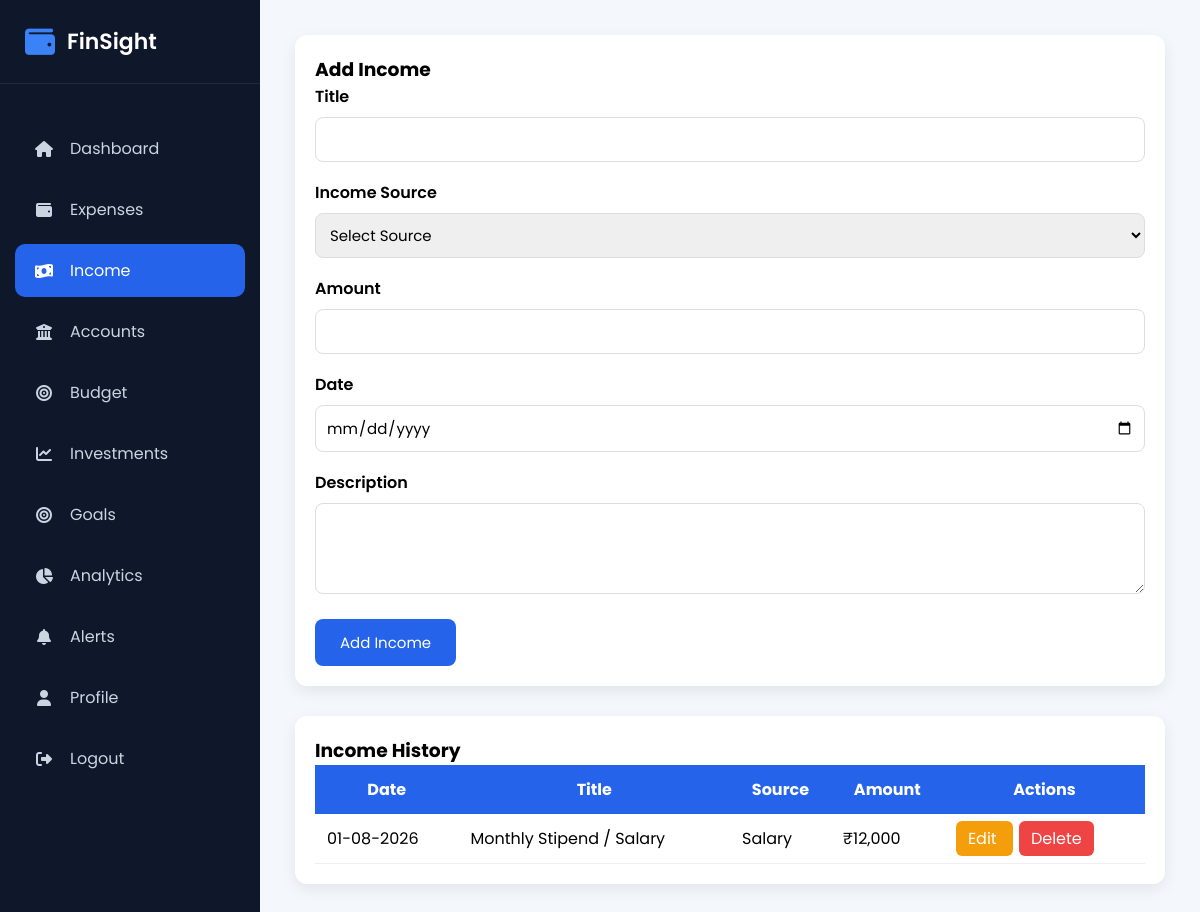
/income (signed in), run on an earlier commit of the app's database.
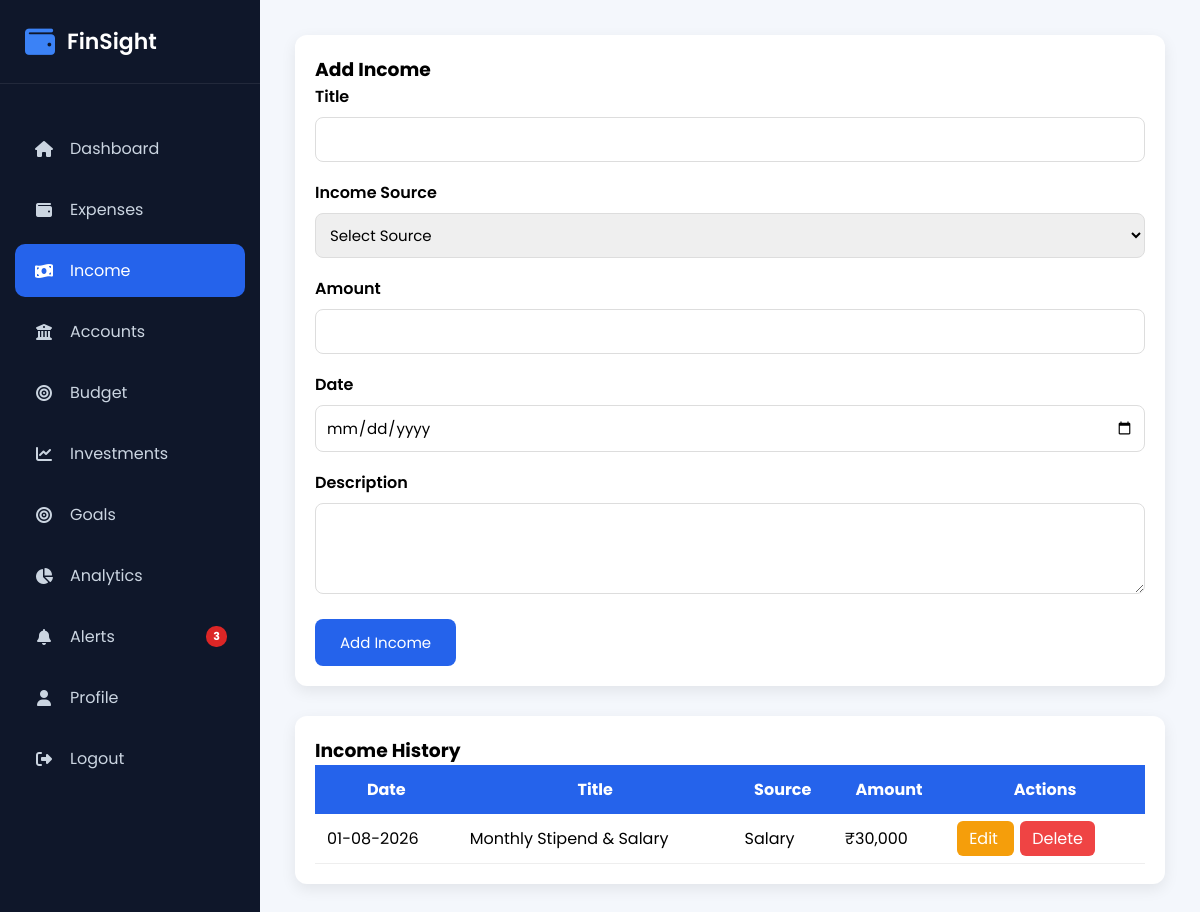
And on a later commit of the database.
### models/income.py (models this page shows)
class Income(db.Model):
    __tablename__ = "incomes"
    id = db.Column(db.Integer, primary_key=True)
    title = db.Column(db.String(100), nullable=False)
    source = db.Column(db.String(100), nullable=False)
    amount = db.Column(db.Float, nullable=False)
    income_date = db.Column(db.Date, nullable=False)
    description = db.Column(db.Text)
    created_at = db.Column(
        db.DateTime,
        default=datetime.utcnow
    )
    updated_at = db.Column(
        db.DateTime,
        default=datetime.utcnow,
        onupdate=datetime.utcnow
    )
    user_id = db.Column(
        db.Integer,
        db.ForeignKey("users.id"),
        nullable=False
    )

### routes/income.py (the view, shortened to what this page needs)
@income.route("/income", methods=["GET", "POST"])
@login_required
def incomes():
    incomes = Income.query.filter_by(user_id=current_user.id)\
        .order_by(Income.income_date.desc())\
        .all()
    return render_template(
        "income.html",
        incomes=incomes
    )

### app.py (called while the page is built)
@login_manager.user_loader
def load_user(user_id):
    return User.query.get(int(user_id))

@app.context_processor
def inject_global_vars():
    if current_user.is_authenticated:
        unread_count = FinancialAlert.query.filter_by(user_id=current_user.id, is_read=False).count()
        return dict(unread_alerts_count=unread_count)
    return dict(unread_alerts_count=0)

### templates/income.html (shortened to what this page needs)
{% extends "layout.html" %}
{% block css %}
<link rel="stylesheet" href="{{ url_for('static', filename='css/income.css') }}">
{% endblock %}
{% block content %}
<div class="income-container">
    <div class="income-form">
        <h3>Add Income</h3>
        <form method="POST">
            <div class="form-group">
                <label>Title</label>
                <input
                    type="text"
                    name="title"
                    required
                >
            </div>
            <div class="form-group">
                <label>Income Source</label>
                <select name="source" required>
                    <option value="">Select Source</option>
                </select>
            </div>
            <div class="form-group">
                <label>Amount</label>
                <input
                    type="number"
                    name="amount"
                    step="0.01"
                    required
                >
            </div>
            <div class="form-group">
                <label>Date</label>
                <input
                    type="date"
                    name="income_date"
                    required
                >
            </div>
            <div class="form-group">
                <label>Description</label>
                <textarea
                    name="description"
                    rows="3"
                ></textarea>
            </div>
            <button class="btn-save" type="submit">
                Add Income
            </button>
        </form>
    </div>
    <div class="income-table">
        <h3>Income History</h3>
        <table>
            <thead>
                <tr>
                    <th>Date</th>
                    <th>Title</th>
                    <th>Source</th>
                    <th>Amount</th>
                    <th>Actions</th>
                </tr>
            </thead>
            <tbody>
            {% if incomes %}
                {% for income in incomes %}
                <tr>
                    <td>{{ income.income_date.strftime("%d-%m-%Y") }}</td>
                    <td>{{ income.title }}</td>
                    <td>{{ income.source }}</td>
                    <td>₹{{ "{:,.0f}".format(income.amount) }}</td>
                    <td>
                        <a
                            href="{{ url_for('income.edit_income', id=income.id) }}"
                            class="btn-edit"
                        >
                            Edit
                        </a>
                        <a
                            href="{{ url_for('income.delete_income', id=income.id) }}"
                            class="btn-delete"
                            onclick="return confirm('Delete this income?')"
                        >
                            Delete
                        </a>
                    </td>
                </tr>
                {% endfor %}
            {% else %}
                <tr>
                    <td colspan="5" class="no-data">
                        No income records found.
                    </td>
                </tr>
            {% endif %}
            </tbody>
        </table>
    </div>
</div>
{% endblock %}

What changed in the data, as far as the page shows it:
changed Income "Salary": title "Monthly Stipend / Salary" → "Monthly Stipend & Salary"; amount "12,000" → "30,000"
Also different on the page:
{{ unread_alerts_count }}: (not shown) → "3"
